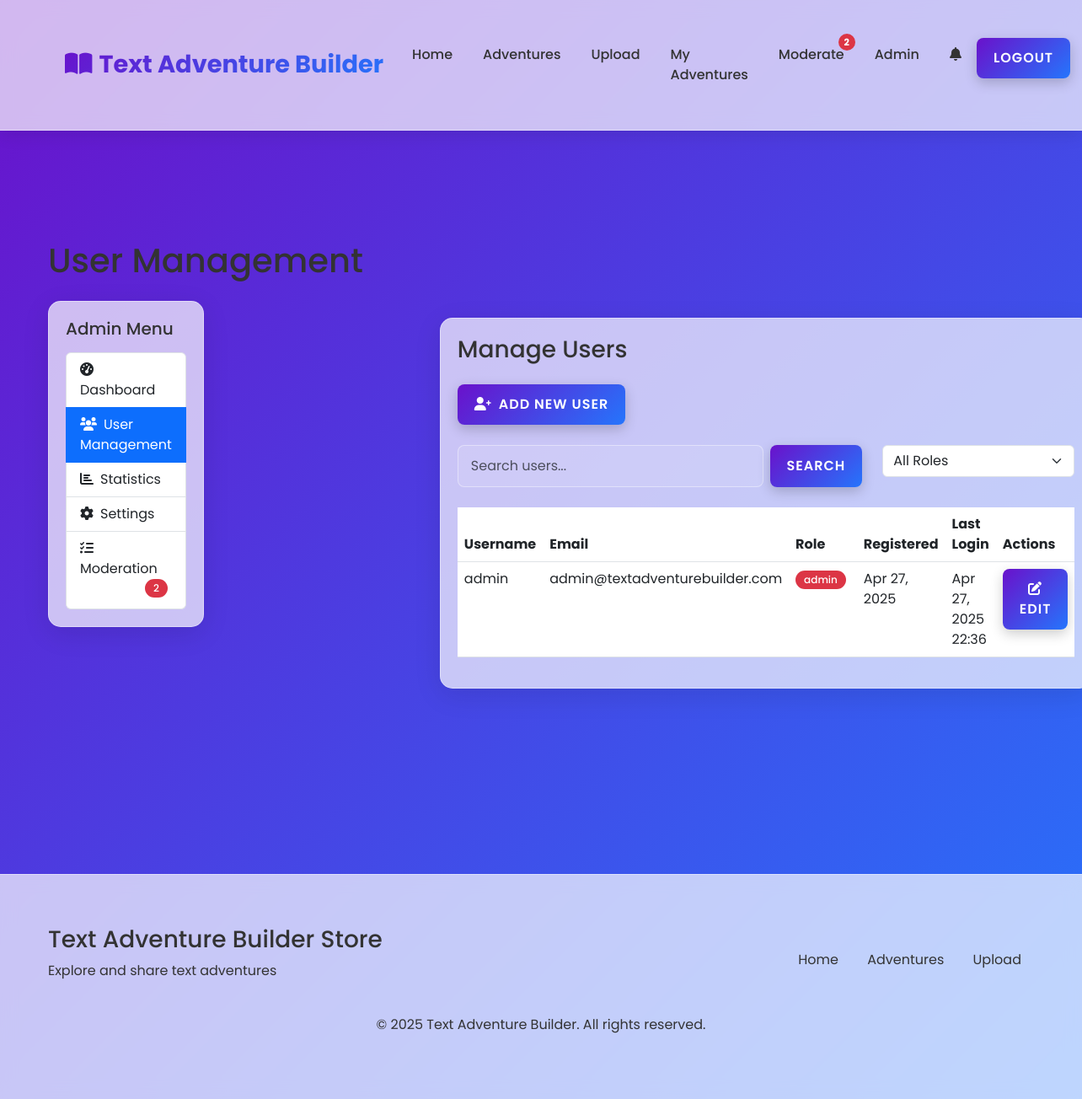
/admin/users (signed in), run on an earlier commit of the app's database.
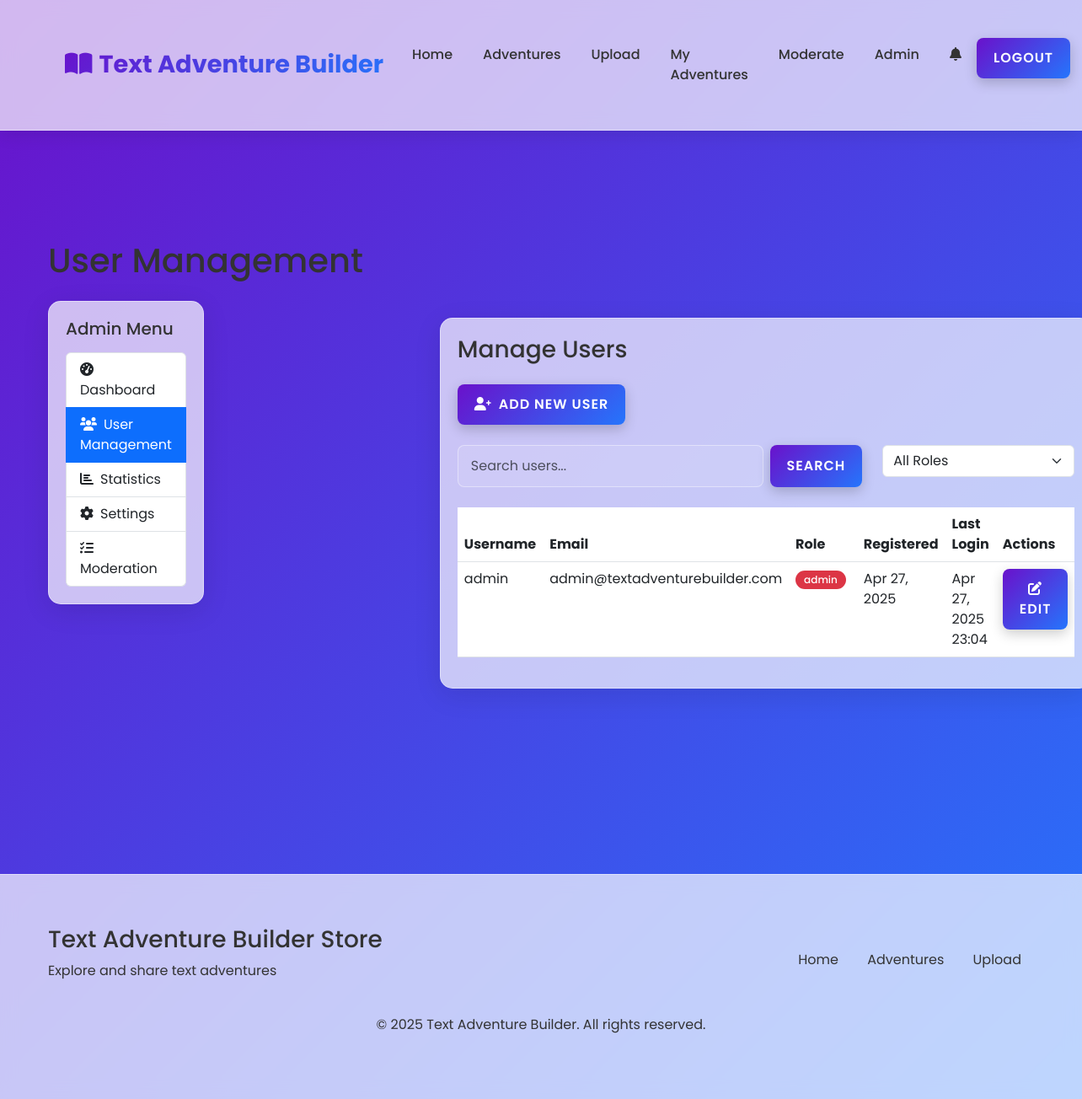
And on a later commit of the database.
### tables this page shows
CREATE TABLE users (
    id INTEGER PRIMARY KEY AUTOINCREMENT,
    username TEXT UNIQUE NOT NULL,
    email TEXT UNIQUE NOT NULL,
    password TEXT NOT NULL,
    role TEXT NOT NULL,
    created_at TIMESTAMP DEFAULT CURRENT_TIMESTAMP,
    last_login TIMESTAMP
);

### app.py (the view)
@app.route('/admin/users')
@admin_required
def admin_users():
    conn = get_db_connection()
    users = conn.execute('''
        SELECT id, username, email, role, created_at, last_login
        FROM users
        ORDER BY created_at DESC
    ''').fetchall()
    processed_users = []
    for user_row in users:
        user_dict = dict(user_row) # Convert Row object to dictionary
        user_dict['created_at'] = parse_datetime(user_dict['created_at'])
        user_dict['last_login'] = parse_datetime(user_dict['last_login'])
        processed_users.append(user_dict)
    conn.close()
    return render_template('admin/users.html', users=processed_users)

### app.py (called while the page is built)
def get_db_connection():
    conn = sqlite3.connect(app.config['DATABASE'])
    conn.row_factory = sqlite3.Row
    return conn

def parse_datetime(date_string):
    if not date_string:
        return None
    try:
        return datetime.datetime.strptime(date_string, '%Y-%m-%d %H:%M:%S.%f')
    except ValueError:
        try:
            return datetime.datetime.strptime(date_string, '%Y-%m-%d %H:%M:%S')
        except (ValueError, TypeError):
            app.logger.warning(f"Could not parse date string: {date_string}. Returning as is.")
            return date_string # Return original string if parsing fails completely

def get_site_settings():
    conn = get_db_connection()
    settings = {}
    for row in conn.execute('SELECT setting_name, setting_value FROM site_settings').fetchall():
        settings[row['setting_name']] = row['setting_value']
    conn.close()
    return settings

@app.context_processor
def inject_settings():
    settings = get_site_settings()
    pending_count = get_pending_moderation_count()
    return dict(settings=settings, pending_moderation_count=pending_count)

### templates/admin/users.html (shortened to what the changed rows need)
{% extends 'base.html' %}
{% block content %}
<section class="mt-4 fade-in">
    <h1 class="mb-4">User Management</h1>
    <div class="admin-container">
        <div class="admin-sidebar">
            <div class="glass-panel">
                <ul class="list-group">
                    <a href="{{ url_for('moderate') }}" class="list-group-item list-group-item-action">
                        <i class="fas fa-tasks me-2"></i>Moderation
                        {% if pending_moderation_count > 0 %}
                            <span class="badge bg-danger float-end">{{ pending_moderation_count }}</span>
                        {% endif %}
                    </a>
                </ul>
            </div>
        </div>
        <div class="admin-content">
            <div class="glass-panel">
                <div class="table-responsive">
                    <table class="table">
                        <thead>
                            <tr>
                                <th>Username</th>
                                <th>Email</th>
                                <th>Role</th>
                                <th>Registered</th>
                                <th>Last Login</th>
                                <th>Actions</th>
                            </tr>
                        </thead>
                        <tbody>
                            {% for user in users %}
                                <tr>
                                    <td>{{ user.username }}</td>
                                    <td>{{ user.email }}</td>
                                    <td>
                                        <span class="badge {% if user.role == 'admin' %}bg-danger{% elif user.role == 'moderator' %}bg-warning{% else %}bg-info{% endif %}">
                                            {{ user.role }}
                                        </span>
                                    </td>
                                    <td>{{ user.created_at.strftime('%b %d, %Y') }}</td>
                                    <td>{{ user.last_login.strftime('%b %d, %Y %H:%M') if user.last_login else 'Never' }}</td>
                                    <td>
                                        <button class="btn-3d btn-sm" data-bs-toggle="modal" data-bs-target="#editUserModal{{ user.id }}">
                                            <i class="fas fa-edit"></i> Edit
                                        </button>
                                    </td>
                                </tr>
                            {% endfor %}
                        </tbody>
                    </table>
                </div>
            </div>
        </div>
    </div>
</section>
{% endblock %}

What changed in the data, as far as the page shows it:
changed users "admin": last_login "Apr 27, 2025 22:36" → "Apr 27, 2025 23:04"
Also different on the page:
{{ pending_moderation_count }}: "2" → (not shown)
